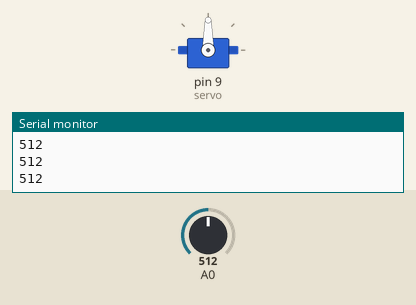
A sketch run on a simulated Arduino Uno, built with avr-gcc and run on an emulated ATmega328P. On the bench: servo, the last lines printed to the serial monitor. The inputs (shaded band) are chosen by the test bench; at power-on: A0 = 512.

Above: at 1.7 s.
1.8 s: A0 set to 533
3.3 s: A0 set to 562
At 4.1 s:
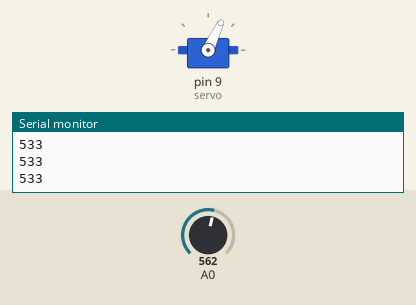
6.3 s: A0 set to 540
At 6.9 s:
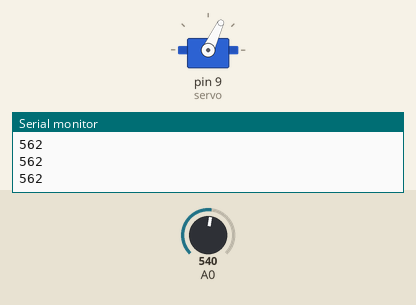
7.8 s: A0 set to 560
At 8.5 s:
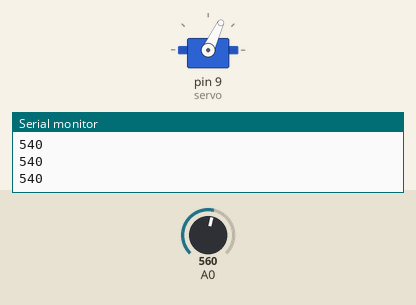
Timing chart, 0 to 11.8 s (numbered marks = the images above; inputs shaded):
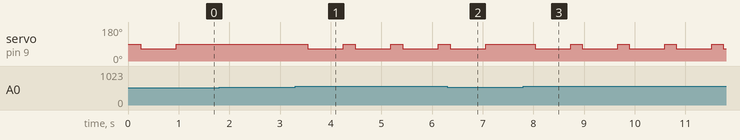

Measured:
- the behaviour switches between 550 and 551 on A0 (found by bisection; images 0 and 1)
- after the input at 3.3 s, servo on pin 9 (servo): alternates 90° for 0.24 s and 65° for 0.70 s, starting after 0.24 s
- after the input at 6.3 s, servo on pin 9 (servo): goes on until 7.1 s, then stays 90°
- after the input at 7.8 s, servo on pin 9 (servo): alternates 90° for 0.23 s and 65° for 0.70 s, starting after 0.24 s

The sketch:

sketch_sep10b.ino
```cpp
#include <Servo.h>

Servo servo;

// int min, max;

unsigned long start_time;

bool isBlackMode = false;
int count;

void Jump();

void setup() {
  Serial.begin(9600);
  servo.attach(9);

  // min = 1023;
  // max = 0;

  start_time = millis();

  servo.write(90);
}

void loop() {
  int light = analogRead(A0);
  // min = min(light, min);
  // max = max(light, max);

  if (light < 578 && !isBlackMode){
    if (count > 0) {
      isBlackMode = true;
      count = 0;
      return;
    }
    count++;
    Jump();
  } else if (light > 550 && isBlackMode) {
    if (count > 0) {
      isBlackMode = false;
      count = 0;
      return;
    }
    count++;
    Jump();
  } else {
    count = 0;
  }

  Serial.println(light);

  // delay(10);
}

void Jump() {
  unsigned long elapsedTime = (millis() - start_time) / 1000;
  float speedMultiplier = 1.0 + (elapsedTime * 0.011);
  if (speedMultiplier > 2.16) speedMultiplier = 2.16;
  delay(250 / speedMultiplier);

  servo.write(65);

  delay(700);

  servo.write(90);
}
```
